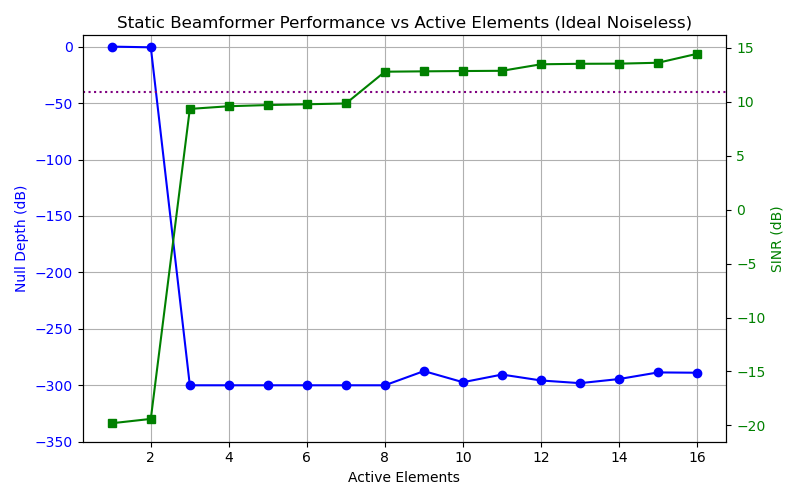

Source code (Python):
import numpy as np
import matplotlib.pyplot as plt
from pathlib import Path
import sys

# Ensure imports work from the Phase 2 Track 1 folder
sys.path.append(r"D:\UAV Internship project\Stage 8 (Mesh Ray-Tracing)")

from mesh_loader import load_uav_mesh
from conformal_array import get_conformal_array
from mesh_aware_lcmv import get_steering_vector, compute_reduced_lcmv, LAMBDA_M

def main():
    mesh_path = Path(r"D:\UAV Internship project\Stage 8 (Mesh Ray-Tracing)\assets\meshes\drone_prepared.stl")
    mesh = load_uav_mesh(mesh_path)
    antennas_body, normals = get_conformal_array(mesh)
    
    k = 2 * np.pi / LAMBDA_M
    N_ant = len(antennas_body)
    
    # Fixed geometry: GCS directly below, Jammer to the right
    gcs_body = np.array([0.0, 0.0, -1.0])
    jam_body = np.array([0.0, 1.0, 0.0])
    
    a_sig = get_steering_vector(antennas_body, normals, k * gcs_body, add_noise=False)
    a_jam = get_steering_vector(antennas_body, normals, k * jam_body, add_noise=False)
    
    active_counts = np.arange(16, 0, -1)
    null_depths = []
    sinrs = []
    
    for count in active_counts:
        # Mask out elements to simulate occlusion, keeping the first `count` elements
        active_elements = np.zeros(N_ant, dtype=bool)
        active_elements[:count] = True
        
        # We need at least 1 active element for MF, and at least 3 for LCMV (2 constraints + 1 DOF)
        if count == 0:
            null_depths.append(0.0)
            sinrs.append(0.0)
            continue
            
        w, sinr, nd = compute_reduced_lcmv(a_sig, a_jam, a_sig, a_jam, active_elements)
        null_depths.append(nd)
        sinrs.append(sinr)
        
    # Plot results
    fig, ax1 = plt.subplots(figsize=(8, 5))
    
    ax1.plot(active_counts, null_depths, 'b-o', label='Null Depth')
    ax1.set_xlabel('Active Elements')
    ax1.set_ylabel('Null Depth (dB)', color='b')
    ax1.tick_params(axis='y', labelcolor='b')
    ax1.set_ylim(-350, 10)
    ax1.axhline(y=-40, color='purple', linestyle=':', label='Target Null Depth')
    ax1.grid(True)
    
    ax2 = ax1.twinx()
    ax2.plot(active_counts, sinrs, 'g-s', label='SINR')
    ax2.set_ylabel('SINR (dB)', color='g')
    ax2.tick_params(axis='y', labelcolor='g')
    
    plt.title('Static Beamformer Performance vs Active Elements (Ideal Noiseless)')
    fig.tight_layout()
    plt.savefig('static_dof_sweep.png')
    print("Saved sweep plot to static_dof_sweep.png")
    
    for c, nd, s in zip(active_counts, null_depths, sinrs):
        print(f"Elements: {c:2d} | Null Depth: {nd:8.2f} dB | SINR: {s:6.2f} dB")

if __name__ == "__main__":
    main()
